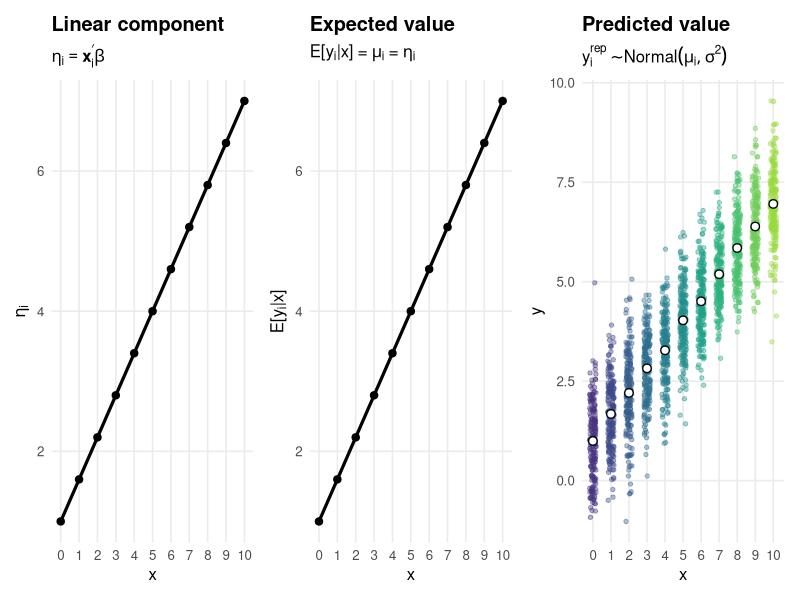
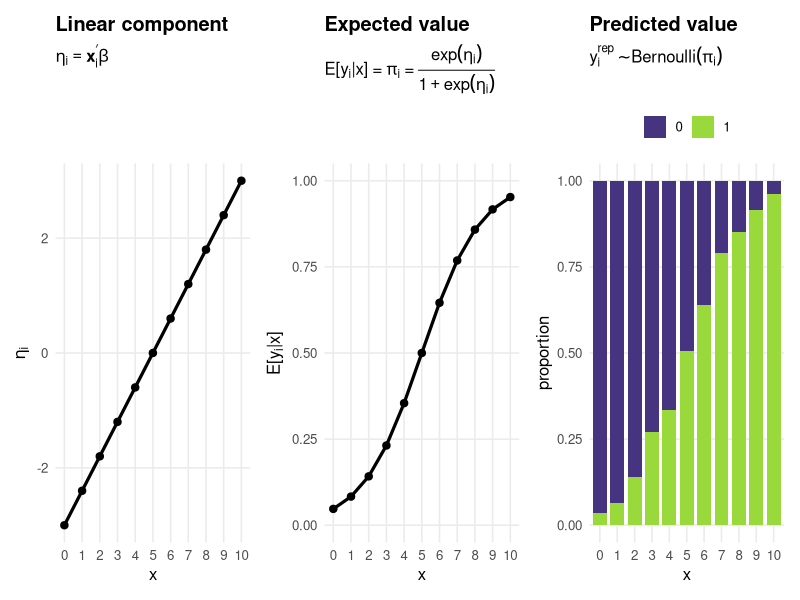
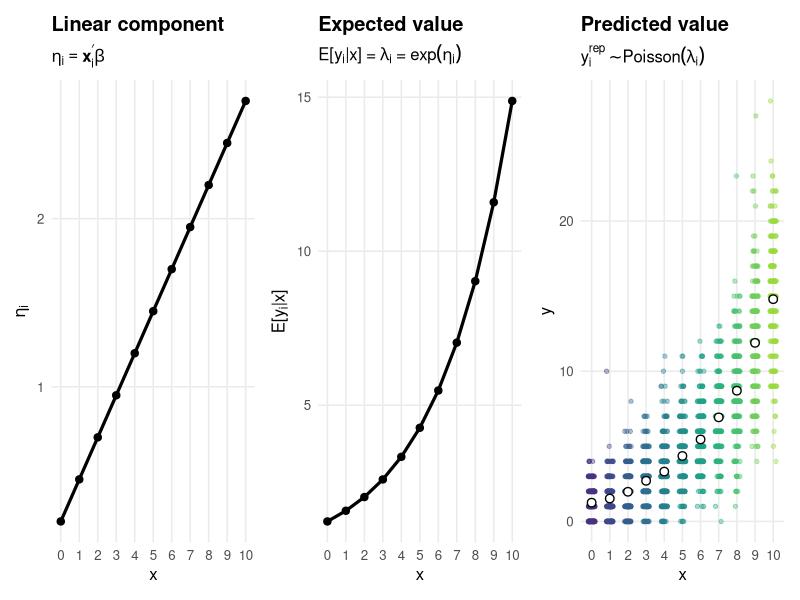
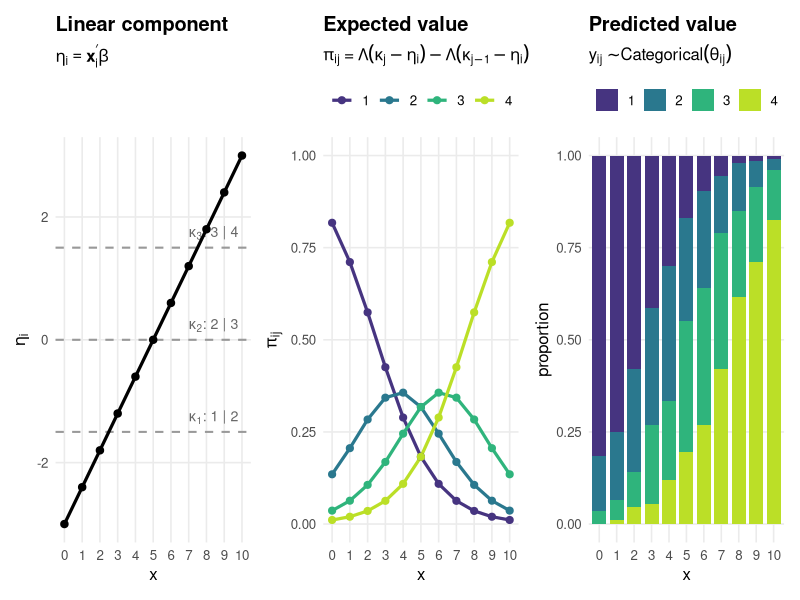
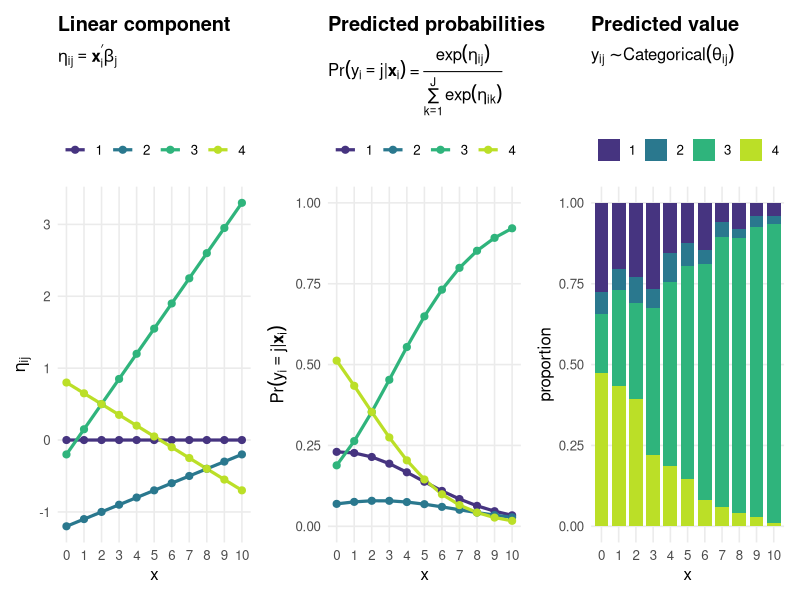

Recreate these plots in R, in order. (Note: this script raises an error after producing the figures.)
## ---- chunk 1
knitr::opts_chunk$set(echo = FALSE)

## ---- CRAN Packages ----
## Save package names as a vector of strings
pkgs <-  c("ggplot2",
           "dplyr",
           "tidyr",
           "viridis",
           "patchwork",
           "gridExtra")

## Install uninstalled packages
lapply(pkgs[!(pkgs %in% installed.packages())],
       install.packages,
       repos='http://cran.us.r-project.org')

## Load all packages to library and adjust options
lapply(pkgs, library, character.only = TRUE)
## ---- chunk 2
set.seed(20260417L)

# Quasi-continuous predictor on a 0-10 scale
x_vals <- 0:10

# Positive effect in the linear model
alpha <- 1
beta  <- 0.6
sigma <- 0.9

plot_df <- tibble::tibble(
  x = x_vals,
  eta = alpha + beta * x,
  mu = eta
)

# Simulate continuous outcomes for the third panel
n_per_x <- 200

sim_df <- tidyr::expand_grid(
  x = x_vals,
  draw = seq_len(n_per_x)
) %>%
  dplyr::left_join(plot_df, by = "x") %>%
  dplyr::mutate(y = stats::rnorm(dplyr::n(), mean = mu, sd = sigma))

p1 <- ggplot2::ggplot(plot_df, ggplot2::aes(x = x, y = eta)) +
  ggplot2::geom_line(linewidth = 1.1, color = "black") +
  ggplot2::geom_point(size = 2.2, color = "black") +
  ggplot2::scale_x_continuous(breaks = 0:10) +
  ggplot2::labs(
    title = "Linear component",
    subtitle = expression(eta[i] == bold(x)[i]^minute * beta),
    x = "x",
    y = expression(eta[i])
  ) +
  ggplot2::theme_minimal(base_size = 12) +
  ggplot2::theme(
    plot.title = ggplot2::element_text(face = "bold"),
    panel.grid.minor = ggplot2::element_blank()
  )

p2 <- ggplot2::ggplot(plot_df, ggplot2::aes(x = x, y = mu)) +
  ggplot2::geom_line(linewidth = 1.1, color = "black") +
  ggplot2::geom_point(size = 2.2, color = "black") +
  ggplot2::scale_x_continuous(breaks = 0:10) +
  ggplot2::labs(
    title = "Expected value",
    subtitle = expression(E * "[" * y[i] * "|" * x * "]" ~ "=" ~ mu[i] ~ "=" ~ eta[i]),
    x = "x",
    y = expression(E * "[" * y[i] * "|" * x * "]")
  ) +
  ggplot2::theme_minimal(base_size = 12) +
  ggplot2::theme(
    plot.title = ggplot2::element_text(face = "bold"),
    panel.grid.minor = ggplot2::element_blank()
  )

p3 <- ggplot2::ggplot(sim_df, ggplot2::aes(x = factor(x), y = y, color = factor(x))) +
  ggplot2::geom_jitter(width = 0.18, height = 0, alpha = 0.4, size = 1.2, show.legend = FALSE) +
  ggplot2::stat_summary(
    fun = mean,
    geom = "point",
    color = "black",
    fill = "white",
    shape = 21,
    size = 2.4,
    stroke = 0.7
  ) +
  ggplot2::scale_color_viridis_d(option = "D", begin = 0.15, end = 0.85) +
  ggplot2::labs(
    title = "Predicted value",
    subtitle = expression(y[i]^{"rep"} %~% Normal(mu[i], sigma^2)),
    x = "x",
    y = "y"
  ) +
  ggplot2::theme_minimal(base_size = 12) +
  ggplot2::theme(
    plot.title = ggplot2::element_text(face = "bold"),
    panel.grid.minor = ggplot2::element_blank()
  )

if (requireNamespace("patchwork", quietly = TRUE)) {
  p1 + p2 + p3
} else if (requireNamespace("gridExtra", quietly = TRUE)) {
  gridExtra::grid.arrange(p1, p2, p3, nrow = 1)
} else {
  print(p1)
  print(p2)
  print(p3)
}
## ---- chunk 3
set.seed(20260417L)

# Quasi-continuous predictor on a 0-10 scale
x_vals <- 0:10

# Positive effect in the logit model
alpha <- -3
beta  <- 0.6

plot_df <- tibble::tibble(
  x = x_vals,
  eta = alpha + beta * x,
  p = stats::plogis(eta)
)

# Simulate binary outcomes for the third panel
n_per_x <- 200

sim_df <- tidyr::expand_grid(
  x = x_vals,
  draw = seq_len(n_per_x)
) %>%
  dplyr::left_join(plot_df, by = "x") %>%
  dplyr::mutate(y = stats::rbinom(dplyr::n(), size = 1, prob = p))

bar_df <- sim_df %>%
  dplyr::count(x, y) %>%
  dplyr::group_by(x) %>%
  dplyr::mutate(prop = n / sum(n)) %>%
  dplyr::ungroup() %>%
  dplyr::mutate(y = factor(y, levels = c(0, 1), labels = c("0", "1")))

p1 <- ggplot2::ggplot(plot_df, ggplot2::aes(x = x, y = eta)) +
  ggplot2::geom_line(linewidth = 1.1, color = "black") +
  ggplot2::geom_point(size = 2.2, color = "black") +
  ggplot2::scale_x_continuous(breaks = 0:10) +
  ggplot2::labs(
    title = "Linear component",
    subtitle = expression(eta[i] == bold(x)[i]^minute * beta),
    x = "x",
    y = expression(eta[i])
  ) +
  ggplot2::theme_minimal(base_size = 12) +
  ggplot2::theme(
    plot.title = ggplot2::element_text(face = "bold"),
    panel.grid.minor = ggplot2::element_blank()
  )

p2 <- ggplot2::ggplot(plot_df, ggplot2::aes(x = x, y = p)) +
  ggplot2::geom_line(linewidth = 1.1, color = "black") +
  ggplot2::geom_point(size = 2.2, color = "black") +
  ggplot2::scale_x_continuous(breaks = 0:10) +
  ggplot2::scale_y_continuous(limits = c(0, 1)) +
  ggplot2::labs(
    title = "Expected value",
    subtitle = expression(E * "[" * y[i] * "|" * x * "]" ~ "=" ~ pi[i] ~ "=" ~ frac(exp(eta[i]), 1 + exp(eta[i]))),
    x = "x",
    y = expression(E * "[" * y[i] * "|" * x * "]")
  ) +
  ggplot2::theme_minimal(base_size = 12) +
  ggplot2::theme(
    plot.title = ggplot2::element_text(face = "bold"),
    panel.grid.minor = ggplot2::element_blank()
  )

p3 <- ggplot2::ggplot(bar_df, ggplot2::aes(x = factor(x), y = prop, fill = y)) +
  ggplot2::geom_col(width = 0.8) +
  ggplot2::scale_fill_viridis_d(option = "D", begin = 0.15, end = 0.85) +
  ggplot2::scale_y_continuous(limits = c(0, 1)) +
  ggplot2::labs(
    title = "Predicted value",
    subtitle = expression(y[i]^{"rep"} %~% Bernoulli(pi[i])),
    x = "x",
    y = "proportion",
    fill = NULL
  ) +
  ggplot2::theme_minimal(base_size = 12) +
  ggplot2::theme(
    plot.title = ggplot2::element_text(face = "bold"),
    panel.grid.minor = ggplot2::element_blank(),
    legend.position = "top"
  )

if (requireNamespace("patchwork", quietly = TRUE)) {
  p1 + p2 + p3
} else if (requireNamespace("gridExtra", quietly = TRUE)) {
  gridExtra::grid.arrange(p1, p2, p3, nrow = 1)
} else {
  print(p1)
  print(p2)
  print(p3)
}
## ---- chunk 4
set.seed(20260417L)

# Quasi-continuous predictor on a 0-10 scale
x_vals <- 0:10

# Positive effect in the Poisson model
alpha <- 0.2
beta  <- 0.25

plot_df <- tibble::tibble(
  x = x_vals,
  eta = alpha + beta * x,
  lambda = exp(eta)
)

# Simulate count outcomes for the third panel
n_per_x <- 200

sim_df <- tidyr::expand_grid(
  x = x_vals,
  draw = seq_len(n_per_x)
) %>%
  dplyr::left_join(plot_df, by = "x") %>%
  dplyr::mutate(y = stats::rpois(dplyr::n(), lambda = lambda))

p1 <- ggplot2::ggplot(plot_df, ggplot2::aes(x = x, y = eta)) +
  ggplot2::geom_line(linewidth = 1.1, color = "black") +
  ggplot2::geom_point(size = 2.2, color = "black") +
  ggplot2::scale_x_continuous(breaks = 0:10) +
  ggplot2::labs(
    title = "Linear component",
    subtitle = expression(eta[i] == bold(x)[i]^minute * beta),
    x = "x",
    y = expression(eta[i])
  ) +
  ggplot2::theme_minimal(base_size = 12) +
  ggplot2::theme(
    plot.title = ggplot2::element_text(face = "bold"),
    panel.grid.minor = ggplot2::element_blank()
  )

p2 <- ggplot2::ggplot(plot_df, ggplot2::aes(x = x, y = lambda)) +
  ggplot2::geom_line(linewidth = 1.1, color = "black") +
  ggplot2::geom_point(size = 2.2, color = "black") +
  ggplot2::scale_x_continuous(breaks = 0:10) +
  ggplot2::labs(
    title = "Expected value",
    subtitle = expression(E * "[" * y[i] * "|" * x * "]" ~ "=" ~ lambda[i] ~ "=" ~ exp(eta[i])),
    x = "x",
    y = expression(E * "[" * y[i] * "|" * x * "]")
  ) +
  ggplot2::theme_minimal(base_size = 12) +
  ggplot2::theme(
    plot.title = ggplot2::element_text(face = "bold"),
    panel.grid.minor = ggplot2::element_blank()
  )

p3 <- ggplot2::ggplot(sim_df, ggplot2::aes(x = factor(x), y = y, color = factor(x))) +
  ggplot2::geom_jitter(width = 0.18, height = 0, alpha = 0.4, size = 1.2, show.legend = FALSE) +
  ggplot2::stat_summary(
    fun = mean,
    geom = "point",
    color = "black",
    fill = "white",
    shape = 21,
    size = 2.4,
    stroke = 0.7
  ) +
  ggplot2::scale_color_viridis_d(option = "D", begin = 0.15, end = 0.85) +
  ggplot2::labs(
    title = "Predicted value",
    subtitle = expression(y[i]^{"rep"} %~% Poisson(lambda[i])),
    x = "x",
    y = "y"
  ) +
  ggplot2::theme_minimal(base_size = 12) +
  ggplot2::theme(
    plot.title = ggplot2::element_text(face = "bold"),
    panel.grid.minor = ggplot2::element_blank()
  )

if (requireNamespace("patchwork", quietly = TRUE)) {
  p1 + p2 + p3
} else if (requireNamespace("gridExtra", quietly = TRUE)) {
  gridExtra::grid.arrange(p1, p2, p3, nrow = 1)
} else {
  print(p1)
  print(p2)
  print(p3)
}
## ---- chunk 5
set.seed(20260417L)

# Quasi-continuous predictor on a 0-10 scale
x_vals <- 0:10

# Positive effect in the ordered logit model
alpha <- -3
beta  <- 0.6

# Ordered-logit thresholds for 4 categories
kappa_1 <- -1.5
kappa_2 <- 0
kappa_3 <- 1.5

plot_df <- tibble::tibble(
  x = x_vals,
  eta = alpha + beta * x
) %>%
  dplyr::mutate(
    p1 = stats::plogis(kappa_1 - eta),
    p2 = stats::plogis(kappa_2 - eta) - stats::plogis(kappa_1 - eta),
    p3 = stats::plogis(kappa_3 - eta) - stats::plogis(kappa_2 - eta),
    p4 = 1 - stats::plogis(kappa_3 - eta)
  )

prob_df <- plot_df %>%
  dplyr::select(x, p1, p2, p3, p4) %>%
  tidyr::pivot_longer(
    cols = c(p1, p2, p3, p4),
    names_to = "category",
    values_to = "prob"
  ) %>%
  dplyr::mutate(
    category = factor(
      category,
      levels = c("p1", "p2", "p3", "p4"),
      labels = c("1", "2", "3", "4")
    )
  )

# Simulate ordered outcomes for the third panel
n_per_x <- 200

sim_df <- tidyr::expand_grid(
  x = x_vals,
  draw = seq_len(n_per_x)
) %>%
  dplyr::left_join(plot_df, by = "x") %>%
  dplyr::rowwise() %>%
  dplyr::mutate(
    y = sample.int(4, size = 1, prob = c(p1, p2, p3, p4))
  ) %>%
  dplyr::ungroup() %>%
  dplyr::mutate(
    y = factor(y, levels = 1:4, labels = c("1", "2", "3", "4"), ordered = TRUE)
  )

bar_df <- sim_df %>%
  dplyr::count(x, y) %>%
  dplyr::group_by(x) %>%
  dplyr::mutate(prop = n / sum(n)) %>%
  dplyr::ungroup()

cat_colors <- viridis::viridis(4, option = "D", begin = 0.15, end = 0.9)

p1 <- ggplot2::ggplot(plot_df, ggplot2::aes(x = x, y = eta)) +
  ggplot2::geom_hline(
    yintercept = c(kappa_1, kappa_2, kappa_3),
    color = "gray60",
    linewidth = 0.7,
    linetype = "dashed"
  ) +
  ggplot2::annotate(
    "text",
    x = 9.8,
    y = kappa_1 + 0.08,
    label = expression(kappa[1] * ": 1 | 2"),
    hjust = 1,
    vjust = -0.2,
    color = "gray40",
    size = 3.6
  ) +
  ggplot2::annotate(
    "text",
    x = 9.8,
    y = kappa_2 + 0.08,
    label = expression(kappa[2] * ": 2 | 3"),
    hjust = 1,
    vjust = -0.2,
    color = "gray40",
    size = 3.6
  ) +
  ggplot2::annotate(
    "text",
    x = 9.8,
    y = kappa_3 + 0.08,
    label = expression(kappa[3] * ": 3 | 4"),
    hjust = 1,
    vjust = -0.2,
    color = "gray40",
    size = 3.6
  ) +
  ggplot2::geom_line(linewidth = 1.1, color = "black") +
  ggplot2::geom_point(size = 2.2, color = "black") +
  ggplot2::scale_x_continuous(breaks = 0:10) +
  ggplot2::labs(
    title = "Linear component",
    subtitle = expression(eta[i] == bold(x)[i]^minute * beta),
    x = "x",
    y = expression(eta[i])
  ) +
  ggplot2::theme_minimal(base_size = 12) +
  ggplot2::theme(
    plot.title = ggplot2::element_text(face = "bold"),
    panel.grid.minor = ggplot2::element_blank()
  )

p2 <- ggplot2::ggplot(prob_df, ggplot2::aes(x = x, y = prob, color = category, group = category)) +
  ggplot2::geom_line(linewidth = 1.1) +
  ggplot2::geom_point(size = 2.1) +
  ggplot2::scale_x_continuous(breaks = 0:10) +
  ggplot2::scale_y_continuous(limits = c(0, 1)) +
  ggplot2::scale_color_manual(values = cat_colors) +
  ggplot2::labs(
    title = "Expected value",
    subtitle = expression(
      pi[ij] ~ "=" ~
        Lambda(kappa[j] - eta[i]) - Lambda(kappa[j-1] - eta[i])
    ),
    x = "x",
    y = expression(pi[ij]),
    color = NULL
  ) +
  ggplot2::theme_minimal(base_size = 12) +
  ggplot2::theme(
    plot.title = ggplot2::element_text(face = "bold"),
    panel.grid.minor = ggplot2::element_blank(),
    legend.position = "top"
  )

p3 <- ggplot2::ggplot(bar_df, ggplot2::aes(x = factor(x), y = prop, fill = y)) +
  ggplot2::geom_col(width = 0.8) +
  ggplot2::scale_fill_manual(values = cat_colors) +
  ggplot2::scale_y_continuous(limits = c(0, 1)) +
  ggplot2::labs(
    title = "Predicted value",
    subtitle = expression(y[ij] %~% Categorical(theta[ij])),
    x = "x",
    y = "proportion",
    fill = NULL
  ) +
  ggplot2::theme_minimal(base_size = 12) +
  ggplot2::theme(
    plot.title = ggplot2::element_text(face = "bold"),
    panel.grid.minor = ggplot2::element_blank(),
    legend.position = "top"
  )

if (requireNamespace("patchwork", quietly = TRUE)) {
  p1 + p2 + p3
} else if (requireNamespace("gridExtra", quietly = TRUE)) {
  gridExtra::grid.arrange(p1, p2, p3, nrow = 1)
} else {
  print(p1)
  print(p2)
  print(p3)
}
## ---- chunk 6
set.seed(20260417L)

# Quasi-continuous predictor on a 0-10 scale
x_vals <- 0:10

# Category-specific linear components for a 4-category multinomial logit
# Category 1 is the baseline with eta_i1 = 0
alpha_2 <- -1.2
alpha_3 <- -0.2
alpha_4 <-  0.8

beta_2  <-  0.10
beta_3  <-  0.35
beta_4  <- -0.15

plot_df <- tibble::tibble(
  x = x_vals,
  eta_1 = 0,
  eta_2 = alpha_2 + beta_2 * x,
  eta_3 = alpha_3 + beta_3 * x,
  eta_4 = alpha_4 + beta_4 * x
) %>%
  dplyr::mutate(
    denom = exp(eta_1) + exp(eta_2) + exp(eta_3) + exp(eta_4),
    p1 = exp(eta_1) / denom,
    p2 = exp(eta_2) / denom,
    p3 = exp(eta_3) / denom,
    p4 = exp(eta_4) / denom
  )

eta_df <- plot_df %>%
  dplyr::select(x, eta_1, eta_2, eta_3, eta_4) %>%
  tidyr::pivot_longer(
    cols = c(eta_1, eta_2, eta_3, eta_4),
    names_to = "category",
    values_to = "eta"
  ) %>%
  dplyr::mutate(
    category = factor(
      category,
      levels = c("eta_1", "eta_2", "eta_3", "eta_4"),
      labels = c("1", "2", "3", "4")
    )
  )

prob_df <- plot_df %>%
  dplyr::select(x, p1, p2, p3, p4) %>%
  tidyr::pivot_longer(
    cols = c(p1, p2, p3, p4),
    names_to = "category",
    values_to = "prob"
  ) %>%
  dplyr::mutate(
    category = factor(
      category,
      levels = c("p1", "p2", "p3", "p4"),
      labels = c("1", "2", "3", "4")
    )
  )

# Simulate multinomial outcomes
n_per_x <- 200

sim_df <- tidyr::expand_grid(
  x = x_vals,
  draw = seq_len(n_per_x)
) %>%
  dplyr::left_join(plot_df, by = "x") %>%
  dplyr::rowwise() %>%
  dplyr::mutate(
    y = sample.int(4, size = 1, prob = c(p1, p2, p3, p4))
  ) %>%
  dplyr::ungroup() %>%
  dplyr::mutate(
    y = factor(y, levels = 1:4, labels = c("1", "2", "3", "4"))
  )

bar_df <- sim_df %>%
  dplyr::count(x, y) %>%
  dplyr::group_by(x) %>%
  dplyr::mutate(prop = n / sum(n)) %>%
  dplyr::ungroup()

cat_colors <- viridis::viridis(4, option = "D", begin = 0.15, end = 0.9)

p1 <- ggplot2::ggplot(
  eta_df,
  ggplot2::aes(x = x, y = eta, color = category, group = category)
) +
  ggplot2::geom_line(linewidth = 1.1) +
  ggplot2::geom_point(size = 2.1) +
  ggplot2::scale_x_continuous(breaks = 0:10) +
  ggplot2::scale_color_manual(values = cat_colors) +
  ggplot2::labs(
    title = "Linear component",
    subtitle = expression(eta[ij] == bold(x)[i]^minute * beta[j]),
    x = "x",
    y = expression(eta[ij]),
    color = NULL
  ) +
  ggplot2::theme_minimal(base_size = 12) +
  ggplot2::theme(
    plot.title = ggplot2::element_text(face = "bold"),
    panel.grid.minor = ggplot2::element_blank(),
    legend.position = "top"
  )

p2 <- ggplot2::ggplot(
  prob_df,
  ggplot2::aes(x = x, y = prob, color = category, group = category)
) +
  ggplot2::geom_line(linewidth = 1.1) +
  ggplot2::geom_point(size = 2.1) +
  ggplot2::scale_x_continuous(breaks = 0:10) +
  ggplot2::scale_y_continuous(limits = c(0, 1)) +
  ggplot2::scale_color_manual(values = cat_colors) +
  ggplot2::labs(
    title = "Predicted probabilities",
    subtitle = expression(
      Pr(y[i] == j * "|" * bold(x)[i]) ~ "=" ~
        frac(exp(eta[ij]), sum(exp(eta[ik]), k == 1, J))
    ),
    x = "x",
    y = expression(Pr(y[i] == j * "|" * bold(x)[i])),
    color = NULL
  ) +
  ggplot2::theme_minimal(base_size = 12) +
  ggplot2::theme(
    plot.title = ggplot2::element_text(face = "bold"),
    panel.grid.minor = ggplot2::element_blank(),
    legend.position = "top"
  )

p3 <- ggplot2::ggplot(bar_df, ggplot2::aes(x = factor(x), y = prop, fill = y)) +
  ggplot2::geom_col(width = 0.8) +
  ggplot2::scale_fill_manual(values = cat_colors) +
  ggplot2::scale_y_continuous(limits = c(0, 1)) +
  ggplot2::labs(
    title = "Predicted value",
    subtitle = expression(y[ij] %~% Categorical(theta[ij])),
    x = "x",
    y = "proportion",
    fill = NULL
  ) +
  ggplot2::theme_minimal(base_size = 12) +
  ggplot2::theme(
    plot.title = ggplot2::element_text(face = "bold"),
    panel.grid.minor = ggplot2::element_blank(),
    legend.position = "top"
  )

if (requireNamespace("patchwork", quietly = TRUE)) {
  p1 + p2 + p3
} else if (requireNamespace("gridExtra", quietly = TRUE)) {
  gridExtra::grid.arrange(p1, p2, p3, nrow = 1)
} else {
  print(p1)
  print(p2)
  print(p3)
}
## ---- chunk 7
knitr::include_graphics("images/double-logit-plot-1.png")
## ---- chunk 8
knitr::include_graphics("images/background-plot-1.png")
## ---- chunk 9
knitr::include_graphics("images/unnamed-chunk-33-1.png")
## ---- chunk 10
knitr::include_graphics("images/unnamed-chunk-36-1.png")
